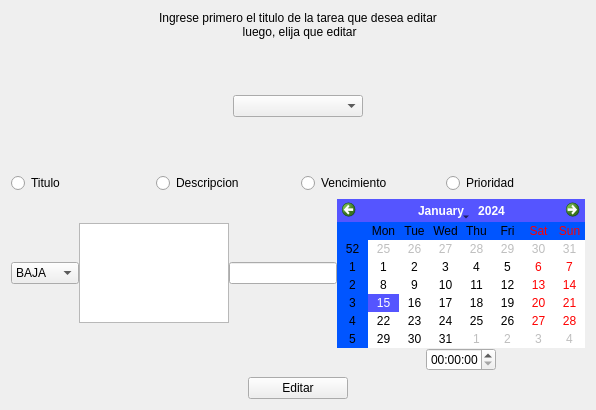
                          <widget class="QWidget" name="page_3">
                           <layout class="QGridLayout" name="gridLayout_8">
                            <item row="0" column="0">
                             <widget class="QLabel" name="label_2">
                              <property name="maximumSize">
                               <size>
                                <width>16777215</width>
                                <height>50</height>
                               </size>
                              </property>
                              <property name="text">
                               <string>Ingrese primero el titulo de la tarea que desea editar
 luego, elija que editar</string>
                              </property>
                              <property name="alignment">
                               <set>Qt::AlignCenter</set>
                              </property>
                             </widget>
                            </item>
                            <item row="6" column="0">
                             <layout class="QGridLayout" name="gridLayout_5">
                              <item row="0" column="0">
                               <widget class="QPushButton" name="BotonEditarT">
                                <property name="maximumSize">
                                 <size>
                                  <width>100</width>
                                  <height>50</height>
                                 </size>
                                </property>
                                <property name="text">
                                 <string>Editar</string>
                                </property>
                               </widget>
                              </item>
                             </layout>
                            </item>
                            <item row="5" column="0">
                             <layout class="QGridLayout" name="gridLayout_4">
                              <property name="spacing">
                               <number>0</number>
                              </property>
                              <item row="2" column="3">
                               <widget class="QCalendarWidget" name="calendarWidgetEditar">
                                <property name="maximumSize">
                                 <size>
                                  <width>400</width>
                                  <height>200</height>
                                 </size>
                                </property>
                                <property name="styleSheet">
                                 <string notr="true">alternate-background-color: rgb(0, 85, 255);
selection-background-color: rgb(85, 85, 255);</string>
                                </property>
                                <property name="verticalHeaderFormat">
                                 <enum>QCalendarWidget::ISOWeekNumbers</enum>
                                </property>
                               </widget>
                              </item>
                              <item row="2" column="0">
                               <widget class="QComboBox" name="PrioridadEdit">
                                <property name="maximumSize">
                                 <size>
                                  <width>80</width>
                                  <height>16777215</height>
                                 </size>
                                </property>
                                <item>
                                 <property name="text">
                                  <string>BAJA</string>
                                 </property>
                                </item>
                                <item>
                                 <property name="text">
                                  <string>MEDIA</string>
                                 </property>
                                </item>
                                <item>
                                 <property name="text">
                                  <string>ALTA</string>
                                 </property>
                                </item>
                               </widget>
                              </item>
                              <item row="2" column="2">
                               <widget class="QLineEdit" name="TituloEdit_2">
                                <property name="maximumSize">
                                 <size>
                                  <width>130</width>
                                  <height>16777215</height>
                                 </size>
                                </property>
                               </widget>
                              </item>
                              <item row="3" column="3">
                               <layout class="QHBoxLayout" name="horizontalLayout_20">
                                <property name="topMargin">
                                 <number>0</number>
                                </property>
                                <item>
                                 <widget class="QTimeEdit" name="TimeEditar">
                                  <property name="maximumSize">
                                   <size>
                                    <width>70</width>
                                    <height>16777215</height>
                                   </size>
                                  </property>
                                  <property name="alignment">
                                   <set>Qt::AlignLeading|Qt::AlignLeft|Qt::AlignVCenter</set>
                                  </property>
                                 </widget>
                                </item>
                               </layout>
                              </item>
                              <item row="2" column="1">
                               <widget class="QTextEdit" name="DescripcionEdit">
                                <property name="maximumSize">
                                 <size>
                                  <width>150</width>
                                  <height>100</height>
                                 </size>
                                </property>
                               </widget>
                              </item>
                             </layout>
                            </item>
                            <item row="2" column="0">
                             <layout class="QGridLayout" name="gridLayout_14">
                              <item row="0" column="0">
                               <widget class="QComboBox" name="ComboEditar">
                                <property name="maximumSize">
                                 <size>
                                  <width>130</width>
                                  <height>16777215</height>
                                 </size>
                                </property>
                               </widget>
                              </item>
                             </layout>
                            </item>
                            <item row="3" column="0">
                             <spacer name="verticalSpacer">
                              <property name="orientation">
                               <enum>Qt::Vertical</enum>
                              </property>
                              <property name="sizeType">
                               <enum>QSizePolicy::Preferred</enum>
                              </property>
                              <property name="sizeHint" stdset="0">
                               <size>
                                <width>17</width>
                                <height>50</height>
                               </size>
                              </property>
                             </spacer>
                            </item>
                            <item row="4" column="0">
                             <layout class="QHBoxLayout" name="horizontalLayout_21">
                              <property name="sizeConstraint">
                               <enum>QLayout::SetDefaultConstraint</enum>
                              </property>
                              <property name="leftMargin">
                               <number>0</number>
                              </property>
                              <property name="bottomMargin">
                               <number>0</number>
                              </property>
                              <item>
                               <widget class="QRadioButton" name="TituloEditar">
                                <property name="maximumSize">
                                 <size>
                                  <width>16777215</width>
                                  <height>16777215</height>
                                 </size>
                                </property>
                                <property name="cursor">
                                 <cursorShape>PointingHandCursor</cursorShape>
                                </property>
                                <property name="text">
                                 <string>Titulo</string>
                                </property>
                               </widget>
                              </item>
                              <item>
                               <widget class="QRadioButton" name="DescripcionEditar">
                                <property name="maximumSize">
                                 <size>
                                  <width>16777215</width>
                                  <height>16777215</height>
                                 </size>
                                </property>
                                <property name="cursor">
                                 <cursorShape>PointingHandCursor</cursorShape>
                                </property>
                                <property name="text">
                                 <string>Descripcion</string>
                                </property>
                               </widget>
                              </item>
                              <item>
                               <widget class="QRadioButton" name="VencimientoEditar">
                                <property name="maximumSize">
                                 <size>
                                  <width>16777215</width>
                                  <height>16777215</height>
                                 </size>
                                </property>
                                <property name="cursor">
                                 <cursorShape>PointingHandCursor</cursorShape>
                                </property>
                                <property name="text">
                                 <string>Vencimiento</string>
                                </property>
                               </widget>
                              </item>
                              <item>
                               <widget class="QRadioButton" name="PrioridadEditar">
                                <property name="maximumSize">
                                 <size>
                                  <width>16777215</width>
                                  <height>16777215</height>
                                 </size>
                                </property>
                                <property name="cursor">
                                 <cursorShape>PointingHandCursor</cursorShape>
                                </property>
                                <property name="text">
                                 <string>Prioridad</string>
                                </property>
                               </widget>
                              </item>
                             </layout>
                            </item>
                            <item row="1" column="0">
                             <spacer name="verticalSpacer_2">
                              <property name="orientation">
                               <enum>Qt::Vertical</enum>
                              </property>
                              <property name="sizeType">
                               <enum>QSizePolicy::Preferred</enum>
                              </property>
                              <property name="sizeHint" stdset="0">
                               <size>
                                <width>17</width>
                                <height>50</height>
                               </size>
                              </property>
                             </spacer>
                            </item>
                           </layout>
                          </widget>
